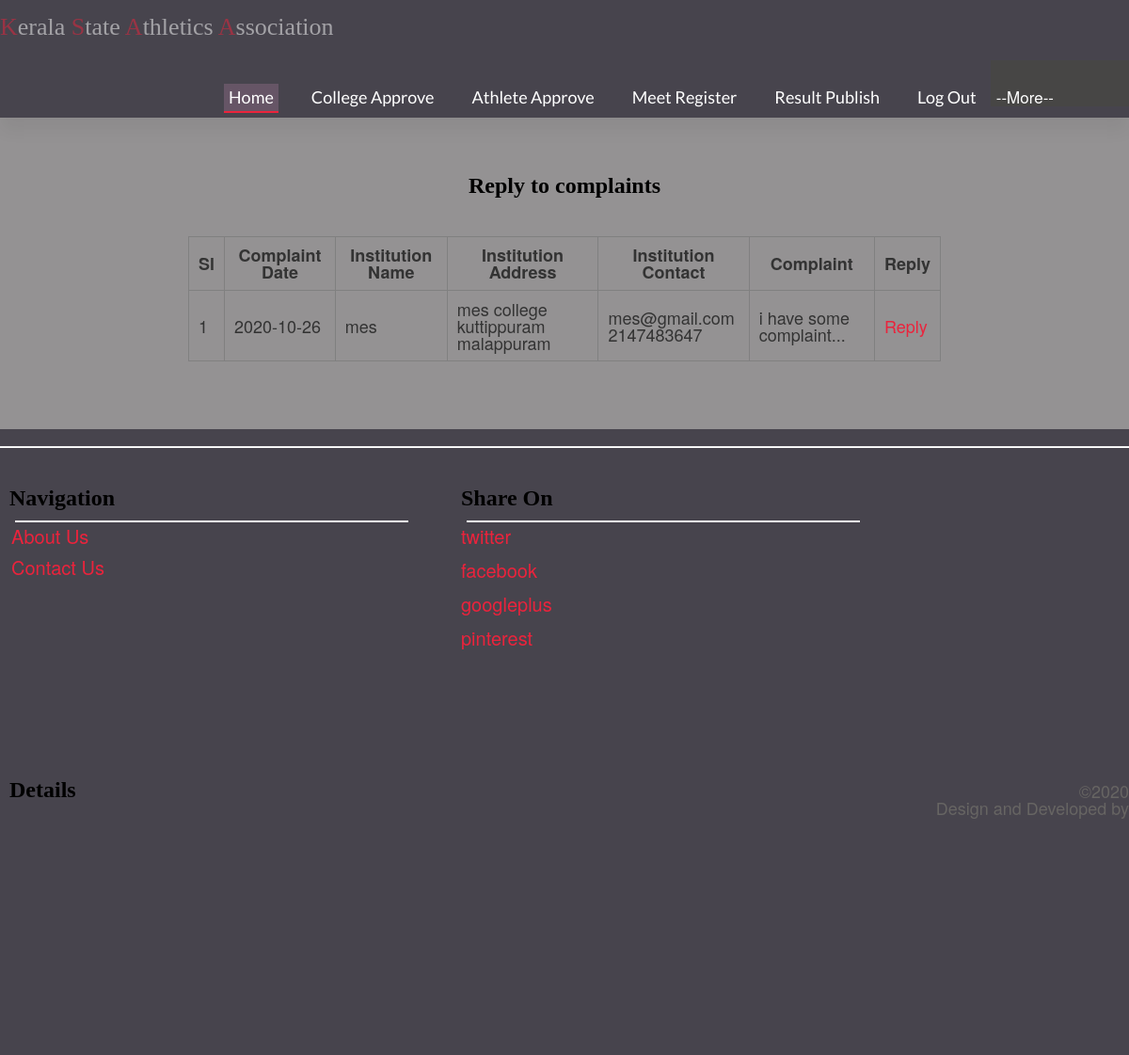
The page /complaintView.php (signed in) on the database as committed earlier.
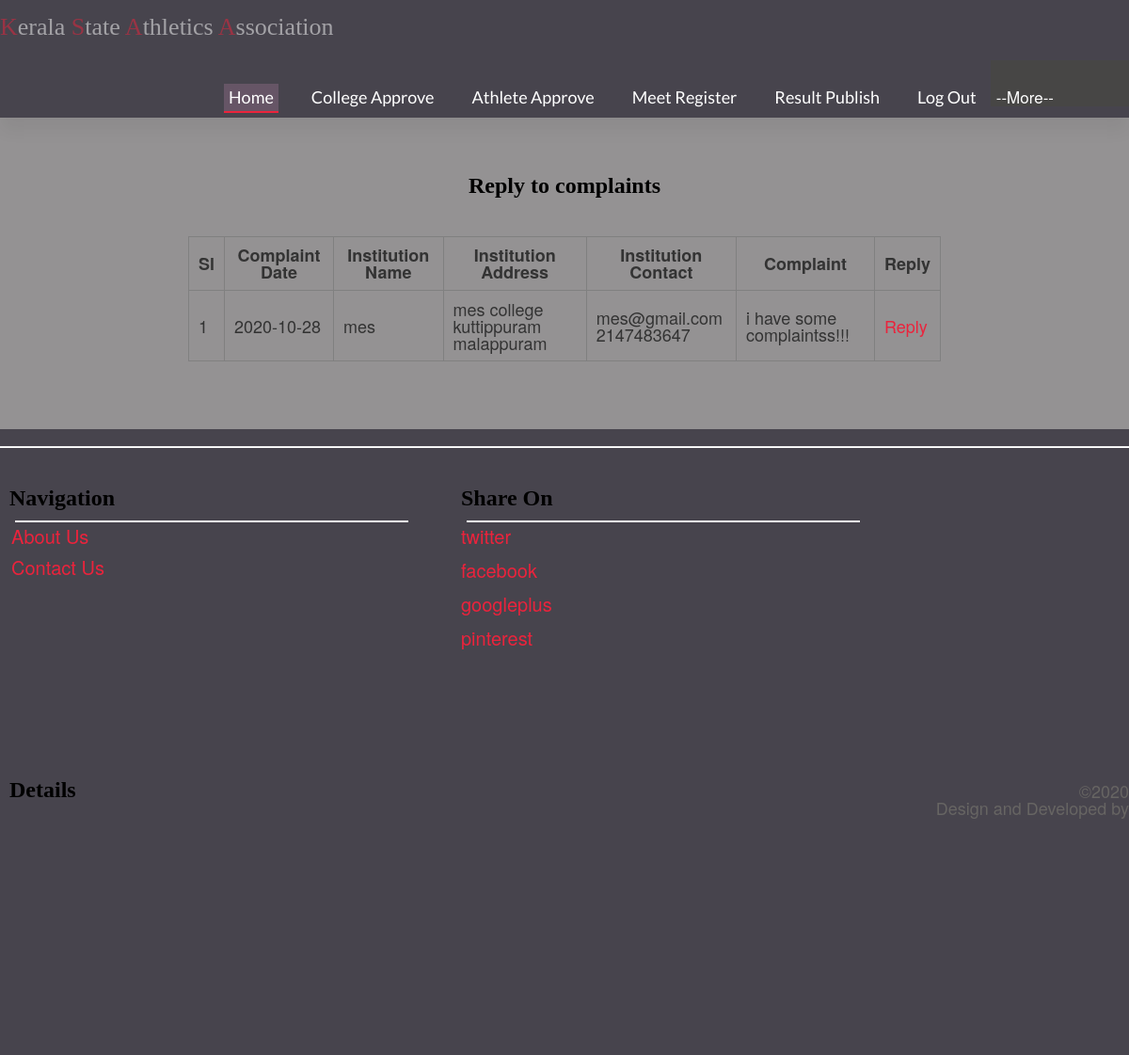
The same page on the database as committed later.
### tables this page shows
CREATE TABLE `complaint` (
  `cmp_id` int(11) NOT NULL,
  `clg_id` int(11) DEFAULT NULL,
  `cmplaint` varchar(50) DEFAULT NULL,
  `reply` varchar(50) DEFAULT NULL,
  `cmp_date` date DEFAULT NULL,
  `rep_date` date DEFAULT NULL
);

CREATE TABLE `college_registration` (
  `clg_id` int(11) NOT NULL COMMENT 'college id',
  `clg_name` varchar(30) DEFAULT NULL COMMENT 'college name',
  `affliation` int(11) DEFAULT NULL COMMENT 'affliation number',
  `address` varchar(50) DEFAULT NULL COMMENT 'college address',
  `district` varchar(15) DEFAULT NULL COMMENT 'college district',
  `pin` int(11) DEFAULT NULL COMMENT 'pin number',
  `email` varchar(30) DEFAULT NULL COMMENT 'email id of college',
  `phone` int(11) DEFAULT NULL COMMENT 'pnone number',
  `password` varchar(20) DEFAULT NULL COMMENT 'college password',
  `lid` int(11) DEFAULT NULL COMMENT 'login id'
);

### complaintView.php (the view, shortened to what this page needs)
<!DOCTYPE html PUBLIC "-//W3C//DTD XHTML 1.0 Transitional//EN" "http://www.w3.org/TR/xhtml1/DTD/xhtml1-transitional.dtd">
<html xmlns="http://www.w3.org/1999/xhtml">
<head>
</head>
<?php
include("admin_header.php");
include("connection.php");
?>
<body style="font-size: 18px;"><center><h2>Reply to complaints</h2>
  <br><br>
  <form action="" method="post">
    <table width="800" border="1" cellspacing="0" cellpadding="10">
  <tr>
    <th scope="col">Sl</th>
    <th scope="col">Complaint Date</th>
    <th scope="col">Institution Name</th>
    <th scope="col">Institution Address</th>
    <th scope="col">Institution Contact</th>
    <th scope="col">Complaint</th>
    <th scope="col">Reply</th>
  </tr>
  <tr>
  <?php
    $rs=mysqli_query($con,"select complaint.*,college_registration.* from complaint,college_registration where complaint.clg_id=college_registration.lid order by cmp_date desc");
	$i=1;
	if(mysqli_num_rows($rs)>0)
		{
			while($row=mysqli_fetch_array($rs))
			{
	?>
     <tr>
     <td scope="col"><?php echo $i?></td>
    <td scope="col"><?php echo $row[4]?></td>
    <td scope="col"><?php echo $row['clg_name']?></td>
    <td scope="col"><?php echo $row['address']?></td>
    <td scope="col"><?php echo $row['email']?><br><?php echo $row['phone']?></td>
     <td scope="col"><?php echo $row['cmplaint']?></td>
     <?php
	 if(is_null($row['reply']))
	 {
		 ?>
         <td><a href="complaintReply.php?id=<?php echo $row['cmp_id'] ?>">Reply</a></td>
         <?php
	 }
	 else
	 {
		 ?>
         <td scope="col"><?php echo $row['reply']?></td>
         <?php
	 }
	 ?>
  </tr>
  <?php  $i++; }}?>
</table>
</form>
</center>
</body>
<?php include("admin_footer.php")?>
</html>

Rows that differ between the two databases and show on the page:
changed complaint "mes": cmp_date "2020-10-26" → "2020-10-28"; cmplaint "i have some complaint..." → "i have some complaintss!!!"
